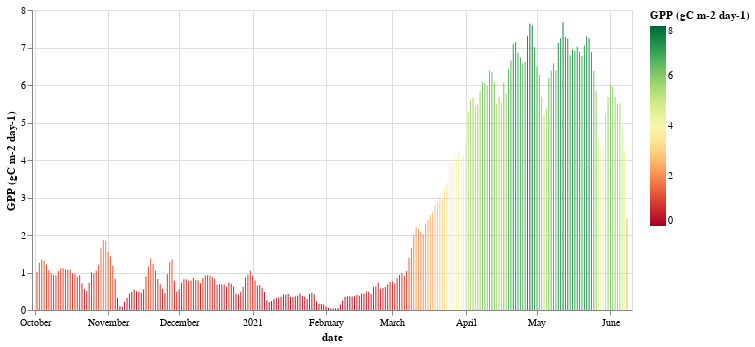

The notebook cell saved with this chart:
### Markdown cell above
Daily GPP

### Code cell
# print time series
model = '_rei_f'
import altair as alt

data_ec        = df_gpp_smoth.reset_index()
data_co_fluxes = data_ec[['date','GPP_'+carbonflux+ model]].copy()
data_co_fluxes = data_co_fluxes.rename(columns={
    'GPP_'+carbonflux + model: 'GPP (gC m-2 day-1)',
})
data_co_fluxes.head(10)

alt.Chart(data_co_fluxes).mark_bar(size=1).encode(
    x='date:T',
    y='GPP (gC m-2 day-1):Q',
    color=alt.Color(
        'GPP (gC m-2 day-1):Q', scale=alt.Scale(scheme='redyellowgreen', domain=(0, 8))),
    tooltip=[
        alt.Tooltip('date:T', title='Date'),
        alt.Tooltip('GPP (gC m-2 day-1):Q', title='GPP (gC m-2 day-1)')
    ]).properties(width=600, height=300)

### Figure 1 — Vega-Lite specification as saved in the notebook (floating-point values rounded to 4 significant figures; data arrays with more than 128 entries replaced by an {"elided": "..."} marker saying what was removed)
{"config": {"view": {"continuousWidth": 400, "continuousHeight": 300}}, "data": {"name": "data-1af09a994693ce9c60ed900181454c16"}, "mark": {"type": "bar", "size": 1}, "encoding": {"color": {"type": "quantitative", "field": "GPP (gC m-2 day-1)", "scale": {"domain": [0, 8], "scheme": "redyellowgreen"}}, "tooltip": [{"type": "temporal", "field": "date", "title": "Date"}, {"type": "quantitative", "field": "GPP (gC m-2 day-1)", "title": "GPP (gC m-2 day-1)"}], "x": {"type": "temporal", "field": "date"}, "y": {"type": "quantitative", "field": "GPP (gC m-2 day-1)"}}, "height": 300, "width": 600, "$schema": "https://vega.github.io/schema/vega-lite/v4.8.1.json", "datasets": {"data-1af09a994693ce9c60ed900181454c16": {"elided": "252 records"}}}
